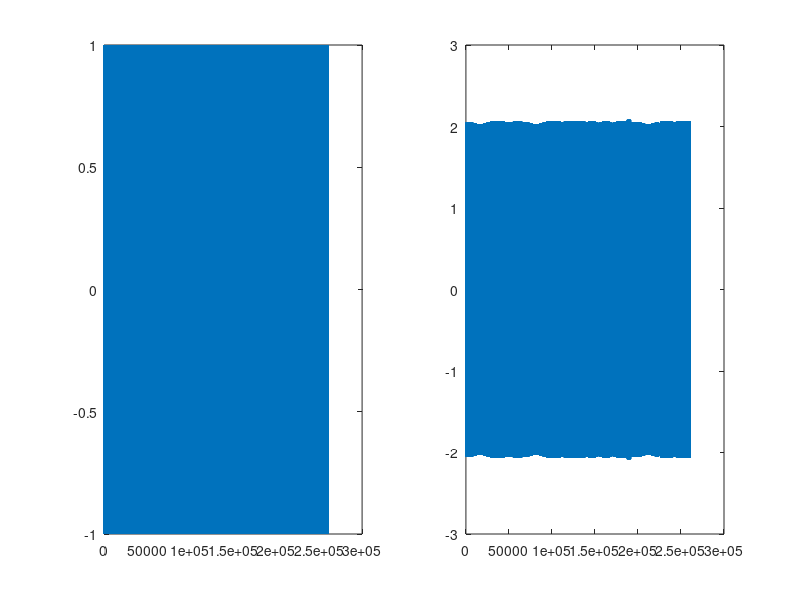

MATLAB code to generate this figure:
C3 = 131;
D3 = 139;
E3 = 165;
F3 = 175;
G3 = 196;
A3 = 220;
B3 = 247;
C4 = 262;
D4 = 294;
E4 = 330;
F4 = 349;
F4s = 370;
G4 = 392;
A4 = 440;
B4 = 492;
C5 = 523;
D5 = 587;
E5 = 659;
F5 = 698;
F5s = 740;
G5 = 784;
A5 = 880;
B5 = 988;
C6 = 1046.52;
D6 = 1174.659;
E6 = 1318.51;
F6 = 1396.913;
F6s = 1480;
G6 = 1567.982;
A6 = 1760;
B6 = 1975.533;


t = 0.5;
in = 0.01;


%1st part
tone = [F4s F4s G4 A4, A4 G4 F4s E4, D4 D4 E4 F4s, F4s E4 E4];
%tone = [F5s F5s G5 A5, A5 G5 F5s E5, D5 D5 E5 F5s, F5s E5 E5];
%tone = [F6s F6s G6 A6, A6 G6 F6s E6, D6 D6 E6 F6s, F6s E6 E6];
toneduration = [t t t t, t t t t, t t t t, 1.5*t 0.5*t 2*t];
toneinterval = in*ones(1, length(tone));

%2nd part
tone2 = [F4s F4s G4 A4, A4 G4 F4s E4, D4 D4 E4 F4s, E4 D4 D4];
toneduration2 = [t t t t, t t t t, t t t t, 1.5*t 0.5*t 2*t];
toneinterval2 = in*ones(1, length(tone2));

%3rd part
tone3 = [E4 E4 F4s D4, E4 F4s G4 F4s D4, E4 F4s G4 F4s E4, D4 E4 A3 F4s];
toneduration3 = [t t t t, t t/2 t/2 t t, t t/2 t/2 t t, t t t 2*t];
toneinterval3 = [in in in in, in in/2 in/2 in in, in in/2 in/2 in in, in in in in];

%4th part
tone4 = [F4s G4 A4, A4 G4 F4s G4 E4, D4 D4 E4 F4s, E4 D4 D4];
toneduration4 = [t t t, t t t t/2 t/2, t t t t, 1.5*t t/2 2*t];
toneinterval4 = [in in in, in in in in/2 in/2, in in in in, in in/2 in];



length(tone);
length(toneduration);

fs = 8000;

%initialize
%xt = zeros(1, sum(toneduration)*fs+2);
%xt = zeros(1, (length(toneduration)*in+sum(toneduration))*fs+2);
%xt = zeros(1, (sum(toneinterval)+sum(toneduration))*fs+2);
tones = sum(toneduration) + sum(toneduration2) + sum(toneduration3) + sum(toneduration4);
intervals = sum(toneinterval) + sum(toneinterval2) + sum(toneinterval3) + sum(toneinterval4);
xt = zeros(1, (tones+intervals)*fs+2);
 
%1st part
n1=1;
for i = 1:length(tone)
   tt = 0:1/fs:toneduration(i);
   y= sin(2*pi*tone(i)*tt);
   n2=n1 + length(y)-1;
   xt(n1:n2) = xt(n1:n2) + y;
   n1 = n2;
   
   %for interval
   tt = 0:1/fs:toneinterval(i);
   y = sin(2*pi*0*tt);
   n2 = n1 + length(y)-1;
   %n2 = n1 + length(tt)-1;
   xt(n1:n2) = xt(n1:n2)+y;
   %xt(n1:n2) = zeros(1, length(tt));
   n1 = n2;
end
 
%2nd part
for i = 1:length(tone2)
   tt = 0:1/fs:toneduration2(i);
   y= sin(2*pi*tone2(i)*tt);
   n2=n1 + length(y)-1;
   xt(n1:n2) = xt(n1:n2) + y;
   n1 = n2;
     
   %for interval
   tt = 0:1/fs:toneinterval2(i);
   y = sin(2*pi*0*tt);
   n2 = n1 + length(y)-1;
   %n2 = n1 + length(tt)-1;
   xt(n1:n2) = xt(n1:n2)+y;
   %xt(n1:n2) = zeros(1, length(tt));
   n1 = n2;
end
  
 
%3rd part
for i = 1:length(tone3)
   tt = 0:1/fs:toneduration3(i);
   y= sin(2*pi*tone3(i)*tt);
   n2=n1 + length(y)-1;
   xt(n1:n2) = xt(n1:n2) + y;
   n1 = n2;
   
   %for interval
   tt = 0:1/fs:toneinterval3(i);
   y = sin(2*pi*0*tt);
   n2 = n1 + length(y)-1;
   %n2 = n1 + length(tt)-1;
   xt(n1:n2) = xt(n1:n2)+y;
   %xt(n1:n2) = zeros(1, length(tt));
   n1 = n2;
end
 
%4th part
for i = 1:length(tone4)
   tt = 0:1/fs:toneduration4(i);
   y= sin(2*pi*tone4(i)*tt);
   n2=n1 + length(y)-1;
   xt(n1:n2) = xt(n1:n2) + y;
   n1 = n2;
   
   %for interval
   tt = 0:1/fs:toneinterval4(i);
   y = sin(2*pi*0*tt);
   n2 = n1 + length(y)-1;
   %n2 = n1 + length(tt)-1;
   xt(n1:n2) = xt(n1:n2)+y;
   %xt(n1:n2) = zeros(1, length(tt));
   n1 = n2;
end

%total_length = 1:length(xt);
%yt(total_length) = xt(total_length) + 0.9.*xt(total_length-(0.2/(1/fs)));

echo_delay = 0.00;  %time delay for echo
delay = zeros(1,echo_delay/(1/8000));
echo = [1, delay, .7, delay, .4];

yt = filter(echo,1,xt);
soundsc(yt, fs);

subplot(1,2,1);
plot(xt);
subplot(1,2,2);
plot(yt);
